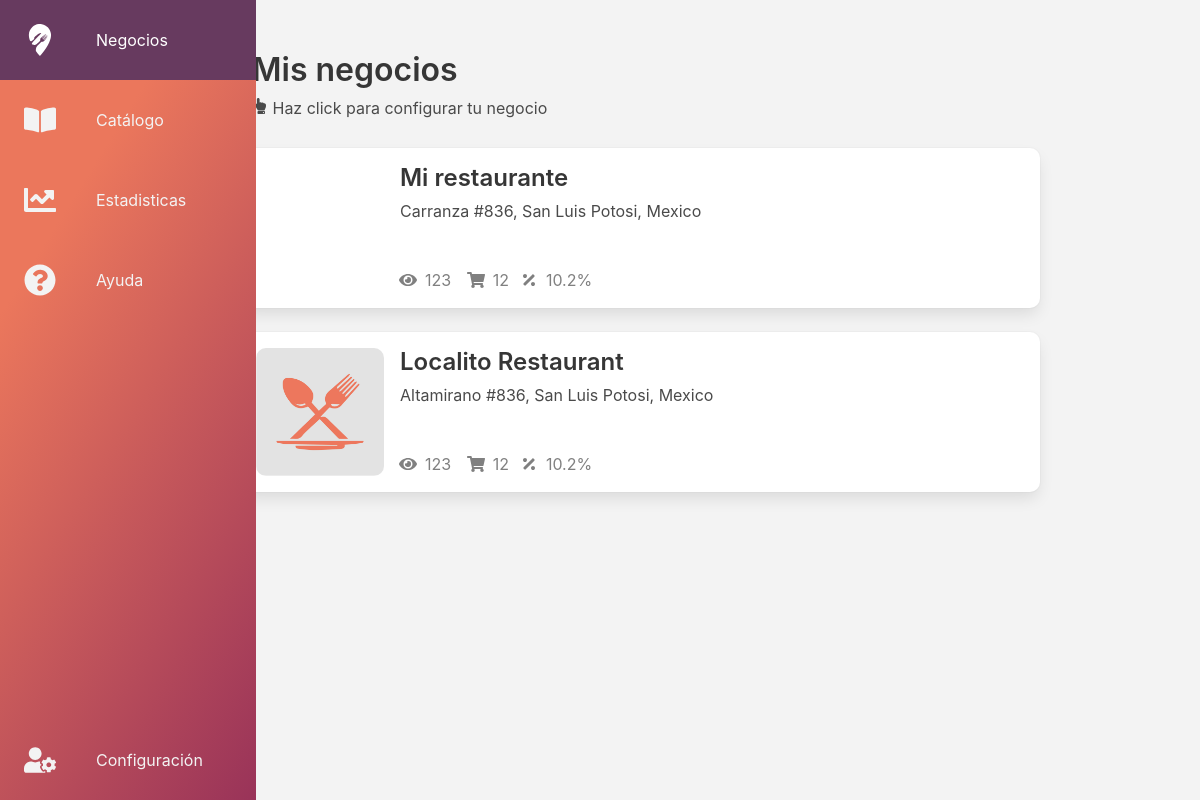
The app's page /dashboard/ (signed in) with its own data.
### restaurants/models.py (models this page shows, shortened)
class Restaurant(models.Model):
    owner                   = models.ForeignKey(Account, default=None, on_delete=models.CASCADE, blank=True)
    name                    = models.CharField(max_length=60)
    slug                    = models.SlugField(unique=True, blank=True)
    address                 = models.CharField(max_length=80, blank=True)
    currency                = models.CharField(choices=symbols, max_length=30, default='USD')
    city                    = models.CharField(max_length=60, blank=True)
    country                 = models.CharField(max_length=60, blank=True)
    postal_code             = models.CharField(max_length=60, blank=True)
    business_hours          = models.CharField(max_length=30, blank=True)
    image                   = models.ImageField(upload_to='restaurant-images', verbose_name='Logo de Restaurante', blank=True)
    about                   = models.TextField(max_length=300, blank=True)
    delivery_price          = models.DecimalField(max_digits=5, decimal_places=2, blank=True, null=True)
    whatsapp_number         = PhoneNumberField(blank=True)
    facebook_url            = models.URLField(max_length=60, blank=True, verbose_name="Link de Facebook")
    instagram_url           = models.URLField(max_length=60, blank=True, verbose_name="Link de Instagram")
    @property
    def get_full_address(self):
        address = ''
        if self.address:
            address += self.address
        if self.city:
            address += ', ' + self.city
        if self.country:
            address += ', ' + self.country
        return address
    @property
    def imageURL(self):
        try:
            url = self.image.url
        except:
            url = False
        return url

### dashboard/views.py (the view)
# urls.py: path('dashboard/', dashboardView, name='dashboard')
def dashboardView(request):
    if request.user.is_authenticated:
        context = {}
        restaurant_dict = {}
        restaurants = Restaurant.objects.filter(owner=request.user)
        for restaurant in restaurants:
            restaurant_dict[restaurant.name] = [restaurant.imageURL, restaurant.get_full_address]
        context['restaurants'] = restaurant_dict
        return render(request, 'dashboard/negocios.html', context)
    else:
        return redirect('home')

### dashboard/templates/dashboard/negocios.html (shortened to what this page needs)
{% extends 'dashboard/base_dash.html' %}
{% load static %}
{% block dash_title %}
    Mis negocios
{% endblock dash_title %}
{% block dash_description %}
    <span class="icon is-small">
        <i class="fas fa-hand-point-up"></i>
    </span>
    Haz click para configurar tu negocio
{% endblock dash_description %}
{% block dash_content %}
    {% for restaurant_name, details in restaurants.items %}
    <div class="card mb-5">
        <div class="card-content card-store">
            <div class="media">
                <div class="media-left">
                    <figure class="image is-128x128">
                    {% if details.0 %}
                        <img src={{ details.0 }} alt="" class="thumbnail">
                    {% else %}
                        <img src={% static 'images/logo-restaurant-default.jpg' %} alt="" class="thumbnail">
                    {% endif %}
                    </figure>
                </div>
                <div class="media-content">
                    <div class="content">
                        <p class="title is-4 mb-2">{{ restaurant_name }}</p>
                        <p class="mb-2">{{ details.1 }}</p>
                    </div>
                    <nav class="level is-mobile">
                        <div class="level-left">
                            <a class="level-item">
                                <span class="icon is-small">
                                    <i class="fas fa-eye"></i>
                                </span>
                                <span>&nbsp;&nbsp;123&nbsp;</span>
                            </a>
                            <a class="level-item">
                                <span class="icon is-small">
                                    <i class="fas fa-shopping-cart"></i>
                                </span>
                                <span>&nbsp;&nbsp;12</span>
                            </a>
                            <a class="level-item">
                                <span class="icon is-small">
                                    <i class="fas fa-percentage"></i>
                                </span>
                                <span>&nbsp;&nbsp;10.2%</span>
                            </a>
                        </div>
                    </nav>
                </div>
            </div>
        </div>
    </div>
    {% endfor %}
{% endblock dash_content %}

### static/css/dashboard.css (style rules this page uses)
html,body { background: #f3f3f3; height: 100%; }
.card { border-radius: 10px; }
.thumbnail { border-radius: 10px; }
.card-store { padding: 1em; }
.level a { color: gray; }
.card .level { position: absolute; bottom: 1em; }

### records on screen
Restaurant: restaurants "Mi restaurante"
Restaurant: restaurants "Localito Restaurant"

### other values on screen
{{ details.1 }} "Carranza #836, San Luis Potosi, Mexico" "Altamirano #836, San Luis Potosi, Mexico"
